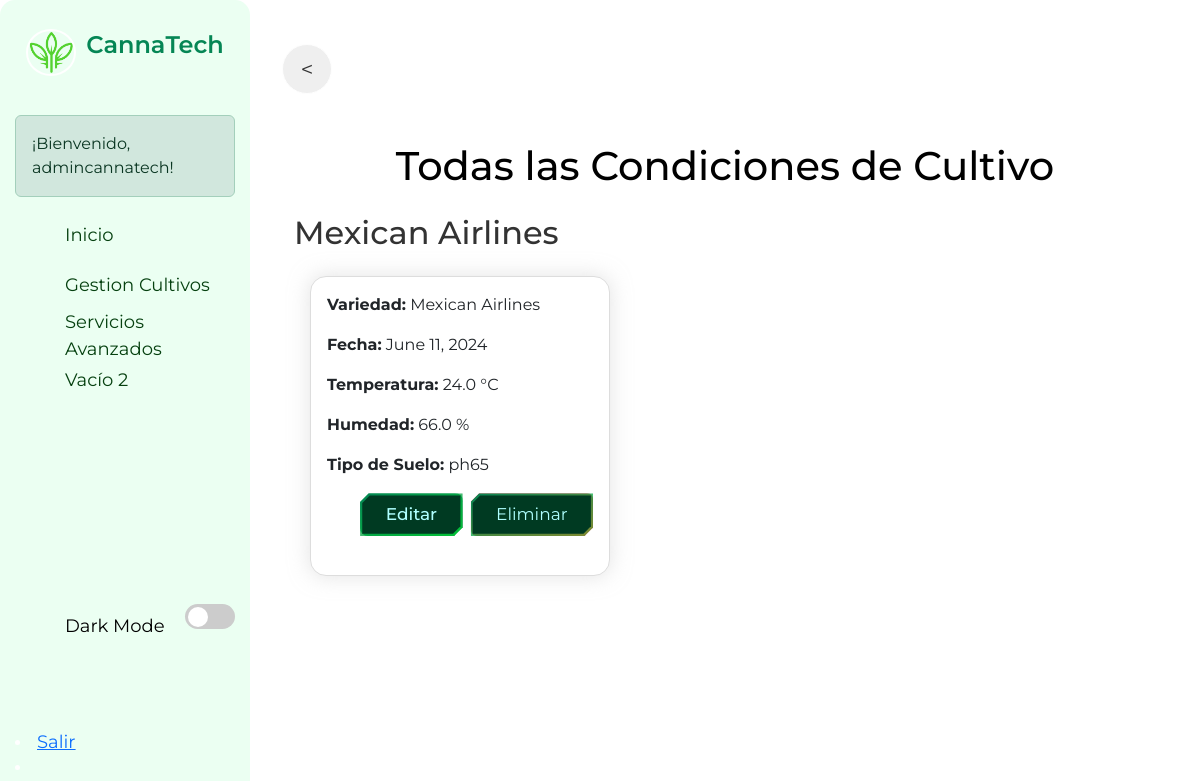
The app's page /condiciones/ (signed in), older data.
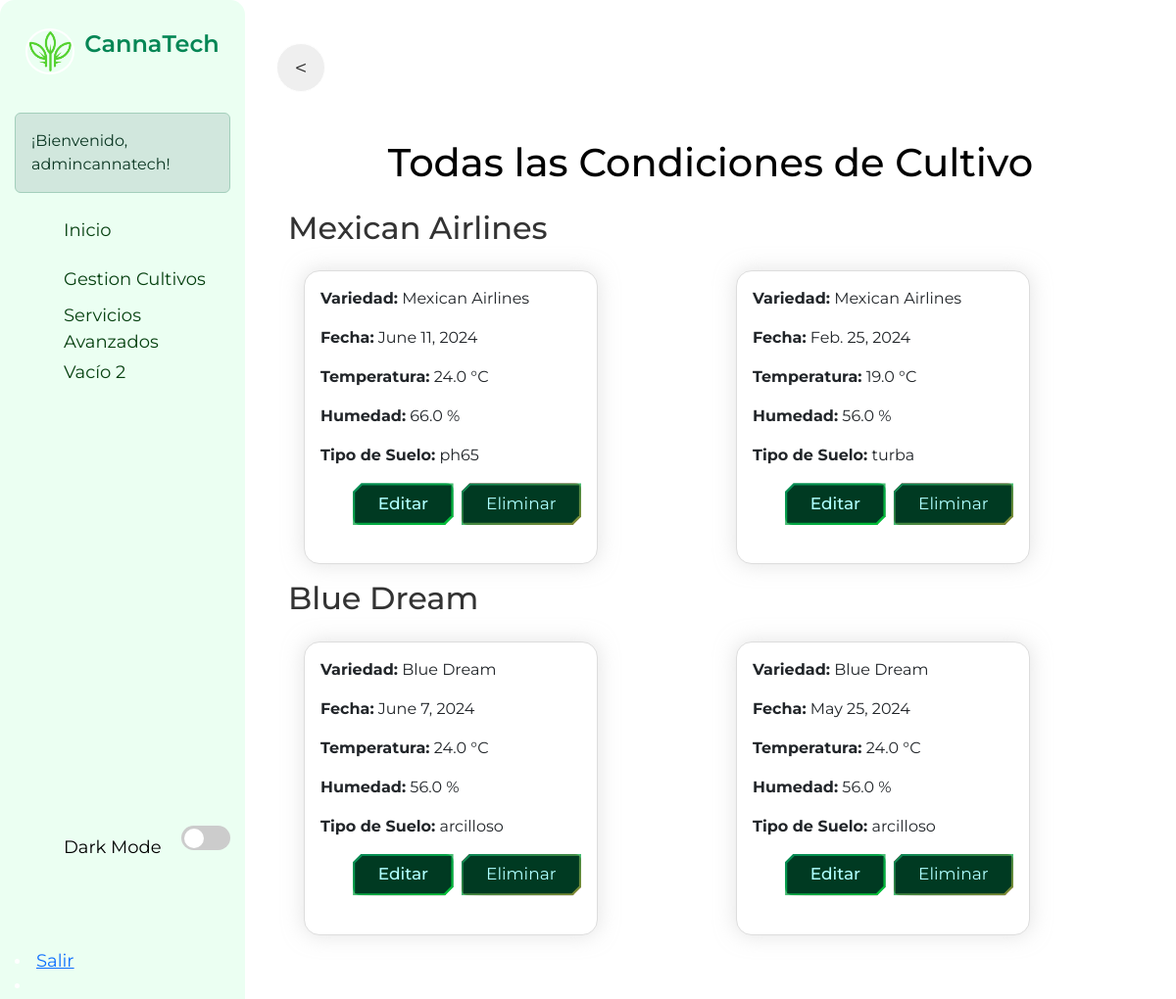
The same page, newer data.
### core/models.py (models this page shows, shortened)
class Variedad(models.Model):
    nombre = models.CharField(max_length=100)
    descripcion = models.TextField()
    user = models.ForeignKey(User, on_delete=models.CASCADE, default=None)  # Valor predeterminado a None

class CondicionesCultivo(models.Model):
    variedad = models.ForeignKey(Variedad, on_delete=models.CASCADE, related_name='condiciones')
    registro_fecha = models.DateField()
    temperatura = models.FloatField()
    humedad = models.FloatField()
    tipo_suelo = models.CharField(max_length=100)
    ph_suelo = models.FloatField(default=7.0)
    nutrientes = models.CharField(max_length=100, default='normal')

### core/views.py (the view)
# urls.py: path('condiciones/', views.todas_condiciones_cultivo, name='todas_condiciones_cultivo'),
def todas_condiciones_cultivo(request):
    variedades = Variedad.objects.filter(user=request.user)
    condiciones = CondicionesCultivo.objects.filter(variedad__in=variedades)
    return render(request, 'core/condiciones_cultivo.html', {'condiciones': condiciones})

### core/templates/core/condiciones_cultivo.html (shortened to what this page needs)
{% extends 'core/base.html' %}
{% load static %}
{% block content %}
    <input type="button" class="btn-prev" value="<" onClick="javascript:history.go(-1);">
    <div class="container my-5">
        <div class="text-center">
            <h1 class="mb-4 texto-negro">Todas las Condiciones de Cultivo</h1>
        </div>
        {% regroup condiciones by variedad as grouped_condiciones %}
        {% for group in grouped_condiciones %}
        <div class="variedad-group">
            <h2 class="variedad-nombre">{{ group.grouper.nombre }}</h2>
            <div class="card-cont">
                {% for condicion in group.list %}
                <div class="card cultivo-card">
                    <div class="card-body">
                        <p><strong>Variedad:</strong> {{ condicion.variedad.nombre }}</p>
                        <p><strong>Fecha:</strong> {{ condicion.registro_fecha }}</p>
                        <p><strong>Temperatura:</strong> {{ condicion.temperatura }} °C</p>
                        <p><strong>Humedad:</strong> {{ condicion.humedad }} %</p>
                        <p><strong>Tipo de Suelo:</strong> {{ condicion.tipo_suelo }}</p>
                        <div class="d-flex justify-content-end">
                            <a href="{% url 'condiciones_cultivo_update' condicion.variedad.pk condicion.pk %}" class="btn btn-primary me-2">Editar</a>
                            <button type="button" class="btn btn-danger" data-toggle="modal" data-target="#modalEliminarCondicion{{ condicion.pk }}">
                                Eliminar
                            </button>
                        </div>
                    </div>
                </div>
                {% endfor %}
            </div>
        </div>
        {% endfor %}
    </div>
{% endblock %}

### core/templates/core/base.html (shortened to what this page needs)
{% load static %}
<!DOCTYPE html>
<html lang="en">
<head>
    <link rel="stylesheet" href="https://cdn.jsdelivr.net/npm/bootstrap@5.3.0/dist/css/bootstrap.min.css">
    <link href="{% static 'core/css/main.css' %}" rel="stylesheet">
    <link rel="stylesheet" href="https://cdnjs.cloudflare.com/ajax/libs/font-awesome/6.5.2/css/all.min.css" />
</head>
<body data-bs-theme="light">
    <div class="container-fluid">
        <div class="row">
            {% if user.is_authenticated %}
            <div class="barra-lateral">
                <div>
                    <div class="nombre-pagina">
                        <img src="{% static 'core/images/logo.png' %}" alt="CannaTech Logo" class="logo">
                        <p class="nombre">CannaTech</p>
                    </div>
                           <div class="alert alert-success mt-3">
                        ¡Bienvenido,<br> {{ request.user.get_username }}!
                        </div>
                            </div>
                <nav class="navegacion">
                 <li>
                            <a id="home" href="{% url 'home' %}">
                                <span class="text-color">Inicio</span>
                            </a>
                        <li>
                            <a id="products" href="{% url 'products' %}">
                                <span>Gestion Cultivos</span>
                            </a>
                        </li>
                        <a id="funcionalidades" href="{% url 'management-view' %}">
                                <span>Servicios<br>Avanzados</span>
                            </a>
                        </li>
                        <li>
                            <a href="#">
                                <span>Vacío 2</span>
                            </a>
                        </li>
                </nav>
                <div>
                    <div class="linea"></div>
                    <div class="modo-oscuro">
                        <div class="info">
                            <span>Dark Mode</span>
                        </div>
                        <div class="switch">
                            <div class="base">
                                <div class="circulo"></div>
                            </div>
                        </div>
                    </div>
            </div>
            <li>
                <a id="exit" href="{% url 'exit' %}">
                    <span>Salir</span>
                </a>
            </li>
            <li>
            </div>
            {% endif %}
            <div class="col">
                <main class="{% if user.is_authenticated %}authenticated-main{% else %}unauthenticated-main{% endif %}">
                    {% block content %}
                    {% endblock %}
                </main>
</body>
</html>

Row changes from the older to the newer data that the page shows:
added CondicionesCultivo: variedad.nombre "Mexican Airlines", registro_fecha "Feb. 25, 2024", temperatura "19.0", humedad "56.0", tipo_suelo "turba", shown under Variedad "Mexican Airlines"
added Variedad: grouper.nombre "Blue Dream"
added CondicionesCultivo: variedad.nombre "Blue Dream", registro_fecha "June 7, 2024", temperatura "24.0", humedad "56.0", tipo_suelo "arcilloso"
added CondicionesCultivo: variedad.nombre "Blue Dream", registro_fecha "May 25, 2024", temperatura "24.0", humedad "56.0", tipo_suelo "arcilloso"
